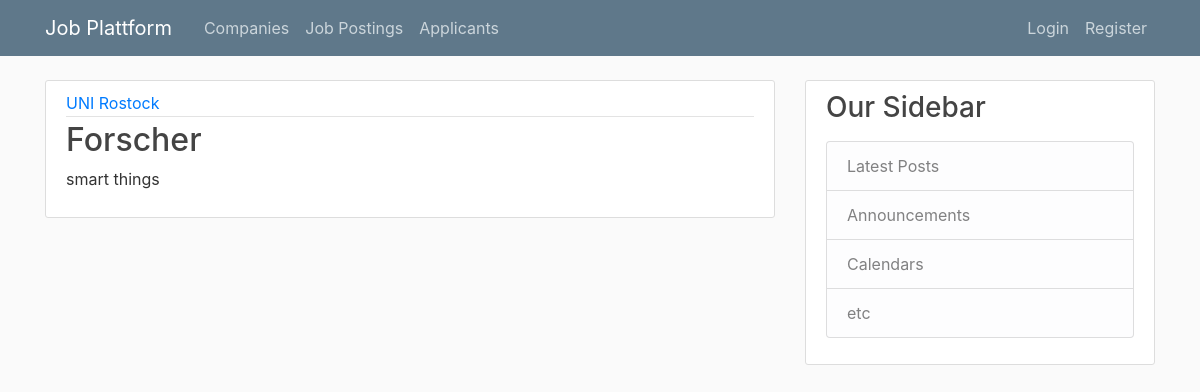
The app's page /jobposting/1/ with its own data.
### jobs/models.py (models this page shows, shortened)
class JobPosting(models.Model):
    title = models.CharField(max_length=100)
    description = models.TextField()
    company = models.ForeignKey(Company, on_delete=models.CASCADE)

class Company(models.Model):
    name = models.CharField(max_length=100)
    def __str__(self):
        return self.name

### jobs/views.py (the view)
# urls.py: path('jobposting/<int:pk>/', JobpostingDetailView.as_view(), name='jobposting-detail'),
class JobpostingDetailView(DetailView):
    model = JobPosting

### jobs/templates/jobs/jobposting_detail.html
{% extends "jobs/base.html" %}
{% block content %}
<article class="media content-section">
  <div class="media-body">
    <div class="article-metadata">
      <a class="mr-2" href="#">{{ jobposting.company }}</a>
    </div>
    <h2><a class="article-title" href="#">{{ jobposting.title }}</a></h2>
    <p class="article-content">{{ jobposting.description }}</p>
  </div>
</article>
{% endblock content %}

### jobs/static/jobs/main.css (style rules this page uses)
body { background: #fafafa; color: #333333; margin-top: 5rem; }
h1, h2, h3, h4, h5, h6 { color: #444444; }
.content-section { background: #ffffff; padding: 10px 20px; border: 1px solid #dddddd; border-radius: 3px; margin-bottom: 20px; }
.article-title { color: #444444; }
.article-content { white-space: pre-line; }
.article-metadata { padding-bottom: 1px; margin-bottom: 4px; border-bottom: 1px solid #e3e3e3 }

### records on screen
JobPosting: company "UNI Rostock", title "Forscher", description "smart things"
